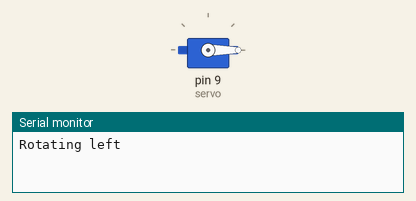
Recording of a sketch running on a simulated Arduino Uno, built with avr-gcc and run on an emulated ATmega328P. Shown: servo, the last lines printed to the serial monitor.

Above: at 0.05 s.
At 1.55 s:
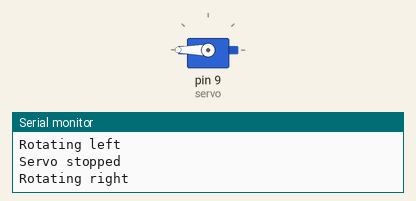
At 3.0 s:
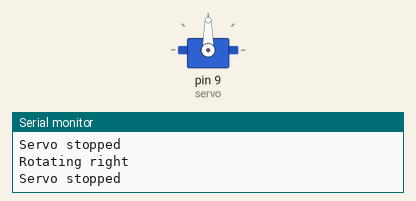
Timing chart, 0 to 6.9 s (numbered marks = the images above):
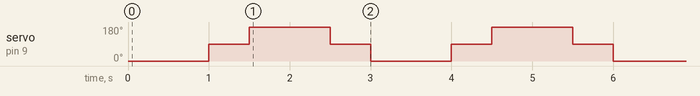

The sketch:

servo.ino
```cpp
#include <Servo.h>  // Include the Servo library

Servo servo;  // Create a servo object to control a continuous rotation servo

void setup() {
  Serial.begin(9600);  // Initialize serial communication
  servo.attach(9);     // Attach the servo to pin 9
}

void loop() {
  left();       // Call the function to rotate the servo left
  delay(1000);  // Delay for 1 second
  stopServo();  // Stop the servo
  delay(500);   // Delay for 0.5 seconds
  right();      // Call the function to rotate the servo right
  delay(1000);  // Delay for 1 second
  stopServo();  // Stop the servo
  delay(500);   // Delay for 0.5 seconds
}

void left() {
  servo.write(0);  // Rotate left (counterclockwise at maximum speed)
  Serial.println("Rotating left");
}

void right() {
  servo.write(180);  // Rotate right (clockwise at maximum speed)
  Serial.println("Rotating right");
}

void stopServo() {
  servo.write(90);  // Stop the servo
  Serial.println("Servo stopped");
}
```

Measured:
- by itself, servo on pin 9 (servo): repeats every 3.0 s: 180° 1.0 s, 90° 0.50 s, 0° 1.0 s, 90° 0.50 s
